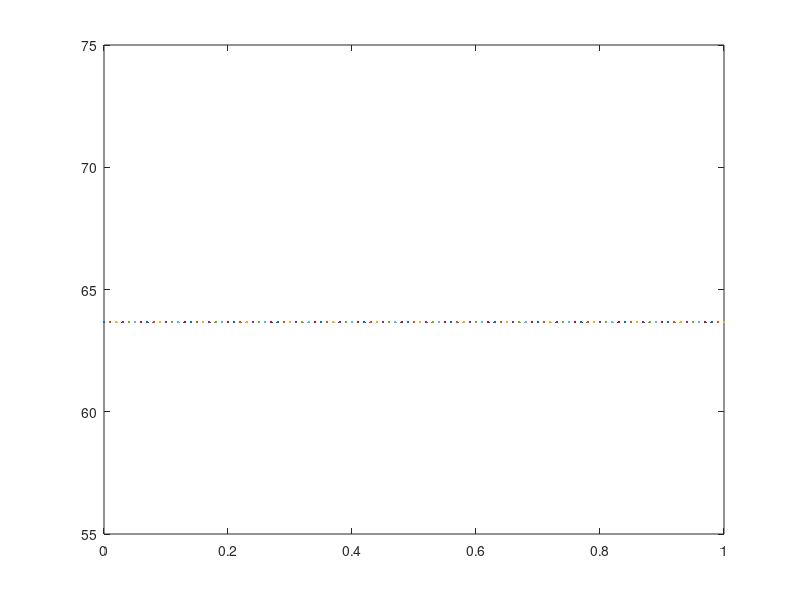

Write the MATLAB code that produced this figure.
t = 0:0.01:1;                 %% Define the time interval t.
R = 50000;C =250*10^(-6);     %% Define the value of Resistance R and capacitance C.
Vm = 100;                     %% Maximum value of source voltage.
Vs = Vm*sin(160*pi*t);        %% Source voltage with frequency (160*pi)
PP = 2*Vm                     %% Peak to peak voltage (PP)
DC = (2*Vm)/pi                %% Output DC voltage (DC)
T = R*C                       %% Discharge time (T)
Tr = (2*pi)/(160*pi) 


plot(t, DC) 